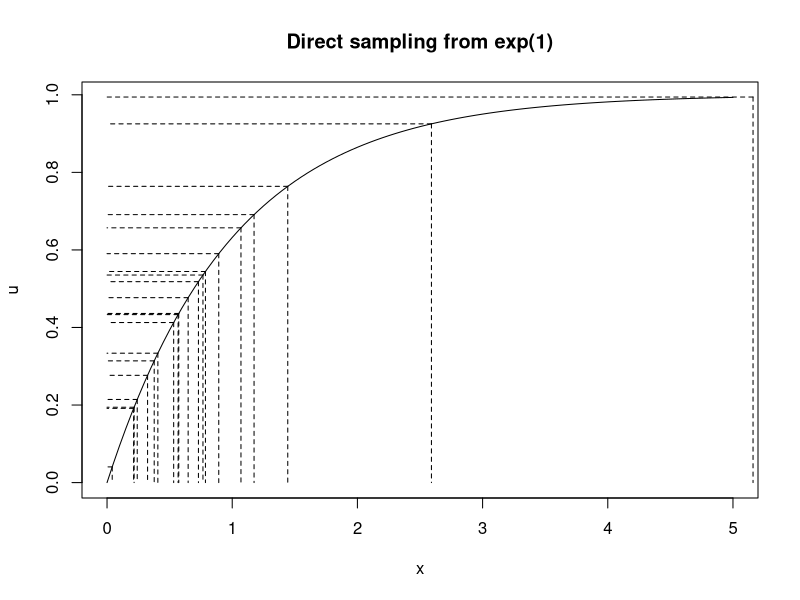

Generate this figure with R: (Note: this script raises an error after producing the figure.)
## ---- chunk 1
lambda <- 1
u <- runif(20)
x <- -1/lambda * log(1 - u)
curve(1 - exp(-x), 0, 5, ylab = 'u', 
      main = 'Direct sampling from exp(1)') 
for (i in 1:length(x)){
  lines(c(x[i], x[i]), c(u[i], 0), lty = 'dashed')
  lines(c(x[i], 0), c(u[i], u[i]), lty = 'dashed')
}
## ---- chunk 2
library(ggplot2)
cggplot(data.frame(x=runif(1000, -6, 6)), aes(x)) +
  stat_function(fun=dnorm,  aes(colour = 'Normal')) +
  stat_function(fun=dt, args = list(df = 2), aes(colour = 't'))  +
  scale_colour_manual("分布", values = c("red",  "green"), labels = c('N(0, 1)', expression(t[2]))) +
  ylab('密度')
## ---- chunk 3
iter <- 10000
k <- 0
X <- vector()

# 计算 M
fg <- function(x){dnorm(x)/dt(x, df = 2)}
M <- optim(1, fg, method = 'BFGS', 
           control = list(fnscale = -1))$value

# 拒绝抽样
for (i in seq_len(iter)){
  u <- runif(1)
  x <- rt(1, 2)
  alpha <- dnorm(x)/(dt(x, df = 2) * M)
  if (u <= alpha){
    X[k] <- x
    k <- k + 1
  }
}

# 计算接受概率
cat('接受概率为', k/iter, ' \n')
cat('1/M = ', 1/M, ' \n')

# 直方图
hist(X, prob = TRUE)
curve(dnorm, add = TRUE, col = "red")
